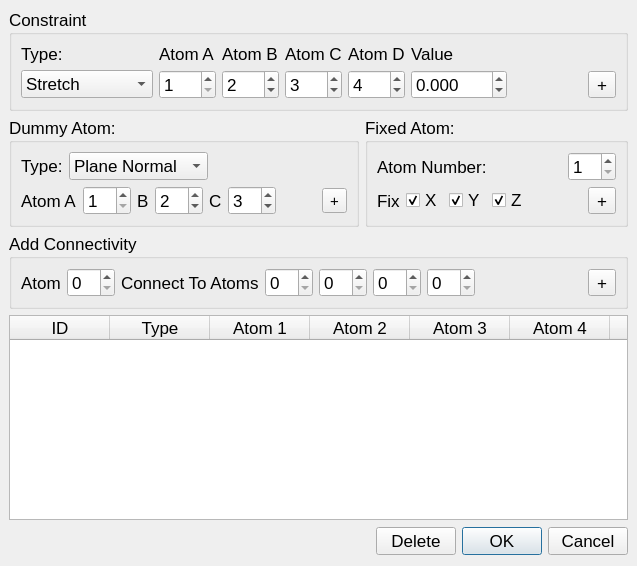
<ui version="4.0" >
 <author></author>
 <comment></comment>
 <exportmacro></exportmacro>
 <class>Dialog</class>
 <widget class="QDialog" name="Dialog" >
  <property name="geometry" >
   <rect>
    <x>0</x>
    <y>0</y>
    <width>637</width>
    <height>566</height>
   </rect>
  </property>
  <property name="sizePolicy" >
   <sizepolicy>
    <hsizetype>0</hsizetype>
    <vsizetype>0</vsizetype>
    <horstretch>0</horstretch>
    <verstretch>0</verstretch>
   </sizepolicy>
  </property>
  <property name="font" >
   <font>
    <family>Lucida Grande</family>
    <pointsize>13</pointsize>
    <weight>50</weight>
    <italic>false</italic>
    <bold>false</bold>
    <underline>false</underline>
    <strikeout>false</strikeout>
   </font>
  </property>
  <property name="windowTitle" >
   <string>Edit Constraints</string>
  </property>
  <layout class="QVBoxLayout" >
   <property name="margin" >
    <number>9</number>
   </property>
   <property name="spacing" >
    <number>6</number>
   </property>
   <item>
    <widget class="QGroupBox" name="groupBox" >
     <property name="title" >
      <string>Constraint</string>
     </property>
     <layout class="QGridLayout" >
      <property name="margin" >
       <number>9</number>
      </property>
      <property name="spacing" >
       <number>6</number>
      </property>
      <item row="0" column="5" >
       <widget class="QLabel" name="label_6" >
        <property name="text" >
         <string>Value</string>
        </property>
       </widget>
      </item>
      <item row="1" column="4" >
       <widget class="QSpinBox" name="atom4" >
        <property name="maximum" >
         <number>999</number>
        </property>
        <property name="minimum" >
         <number>1</number>
        </property>
        <property name="value" >
         <number>4</number>
        </property>
       </widget>
      </item>
      <item row="1" column="5" >
       <widget class="QDoubleSpinBox" name="constraintValue" >
        <property name="wrapping" >
         <bool>false</bool>
        </property>
        <property name="decimals" >
         <number>3</number>
        </property>
        <property name="maximum" >
         <double>180</double>
        </property>
        <property name="minimum" >
         <double>-180</double>
        </property>
        <property name="singleStep" >
         <double>0.001</double>
        </property>
       </widget>
      </item>
      <item row="0" column="1" >
       <widget class="QLabel" name="label_2" >
        <property name="text" >
         <string>Atom A</string>
        </property>
       </widget>
      </item>
      <item row="0" column="3" >
       <widget class="QLabel" name="label_4" >
        <property name="text" >
         <string>Atom C</string>
        </property>
       </widget>
      </item>
      <item row="1" column="1" >
       <widget class="QSpinBox" name="atom1" >
        <property name="maximum" >
         <number>999</number>
        </property>
        <property name="minimum" >
         <number>1</number>
        </property>
       </widget>
      </item>
      <item row="0" column="0" >
       <widget class="QLabel" name="label" >
        <property name="text" >
         <string>Type:</string>
        </property>
       </widget>
      </item>
      <item row="1" column="0" >
       <widget class="QComboBox" name="constraintType" >
        <item>
         <property name="text" >
          <string>Stretch</string>
         </property>
        </item>
        <item>
         <property name="text" >
          <string>Bend</string>
         </property>
        </item>
        <item>
         <property name="text" >
          <string>Out of plane</string>
         </property>
        </item>
        <item>
         <property name="text" >
          <string>Dihedral</string>
         </property>
        </item>
        <item>
         <property name="text" >
          <string>Co-planar</string>
         </property>
        </item>
        <item>
         <property name="text" >
          <string>Perpendicular</string>
         </property>
        </item>
       </widget>
      </item>
      <item row="1" column="7" >
       <widget class="QToolButton" name="addConstraint" >
        <property name="text" >
         <string>+</string>
        </property>
        <property name="icon" >
         <iconset>resources/icons/plus.png</iconset>
        </property>
       </widget>
      </item>
      <item row="1" column="2" >
       <widget class="QSpinBox" name="atom2" >
        <property name="maximum" >
         <number>999</number>
        </property>
        <property name="minimum" >
         <number>1</number>
        </property>
        <property name="value" >
         <number>2</number>
        </property>
       </widget>
      </item>
      <item row="0" column="4" >
       <widget class="QLabel" name="label_5" >
        <property name="text" >
         <string>Atom D</string>
        </property>
       </widget>
      </item>
      <item row="0" column="2" >
       <widget class="QLabel" name="label_3" >
        <property name="text" >
         <string>Atom B</string>
        </property>
       </widget>
      </item>
      <item row="1" column="3" >
       <widget class="QSpinBox" name="atom3" >
        <property name="maximum" >
         <number>999</number>
        </property>
        <property name="minimum" >
         <number>1</number>
        </property>
        <property name="value" >
         <number>3</number>
        </property>
       </widget>
      </item>
      <item row="1" column="6" >
       <spacer>
        <property name="orientation" >
         <enum>Qt::Horizontal</enum>
        </property>
        <property name="sizeHint" >
         <size>
          <width>40</width>
          <height>20</height>
         </size>
        </property>
       </spacer>
      </item>
     </layout>
    </widget>
   </item>
   <item>
    <layout class="QHBoxLayout" >
     <property name="margin" >
      <number>0</number>
     </property>
     <property name="spacing" >
      <number>6</number>
     </property>
     <item>
      <widget class="QGroupBox" name="groupBox_3" >
       <property name="title" >
        <string>Dummy Atom:</string>
       </property>
       <layout class="QVBoxLayout" >
        <property name="margin" >
         <number>9</number>
        </property>
        <property name="spacing" >
         <number>6</number>
        </property>
        <item>
         <layout class="QHBoxLayout" >
          <property name="margin" >
           <number>0</number>
          </property>
          <property name="spacing" >
           <number>6</number>
          </property>
          <item>
           <widget class="QLabel" name="label_8" >
            <property name="text" >
             <string>Type:</string>
            </property>
           </widget>
          </item>
          <item>
           <widget class="QComboBox" name="dummyType" >
            <item>
             <property name="text" >
              <string>Plane Normal</string>
             </property>
            </item>
            <item>
             <property name="text" >
              <string>Angle Bisector</string>
             </property>
            </item>
           </widget>
          </item>
          <item>
           <spacer>
            <property name="orientation" >
             <enum>Qt::Horizontal</enum>
            </property>
            <property name="sizeHint" >
             <size>
              <width>40</width>
              <height>20</height>
             </size>
            </property>
           </spacer>
          </item>
         </layout>
        </item>
        <item>
         <layout class="QHBoxLayout" >
          <property name="margin" >
           <number>0</number>
          </property>
          <property name="spacing" >
           <number>6</number>
          </property>
          <item>
           <widget class="QLabel" name="label_9" >
            <property name="text" >
             <string>Atom A</string>
            </property>
           </widget>
          </item>
          <item>
           <widget class="QSpinBox" name="dAtom1" >
            <property name="minimum" >
             <number>1</number>
            </property>
           </widget>
          </item>
          <item>
           <widget class="QLabel" name="label_10" >
            <property name="text" >
             <string>B</string>
            </property>
           </widget>
          </item>
          <item>
           <widget class="QSpinBox" name="dAtom2" >
            <property name="minimum" >
             <number>1</number>
            </property>
            <property name="value" >
             <number>2</number>
            </property>
           </widget>
          </item>
          <item>
           <widget class="QLabel" name="label_11" >
            <property name="text" >
             <string>C</string>
            </property>
           </widget>
          </item>
          <item>
           <widget class="QSpinBox" name="dAtom3" >
            <property name="minimum" >
             <number>1</number>
            </property>
            <property name="value" >
             <number>3</number>
            </property>
           </widget>
          </item>
          <item>
           <spacer>
            <property name="orientation" >
             <enum>Qt::Horizontal</enum>
            </property>
            <property name="sizeHint" >
             <size>
              <width>40</width>
              <height>20</height>
             </size>
            </property>
           </spacer>
          </item>
          <item>
           <widget class="QToolButton" name="addDummyAtom" >
            <property name="font" >
             <font>
              <family>Lucida Grande</family>
              <pointsize>11</pointsize>
              <weight>50</weight>
              <italic>false</italic>
              <bold>false</bold>
              <underline>false</underline>
              <strikeout>false</strikeout>
             </font>
            </property>
            <property name="text" >
             <string>+</string>
            </property>
            <property name="icon" >
             <iconset>resources/icons/plus.png</iconset>
            </property>
           </widget>
          </item>
         </layout>
        </item>
       </layout>
      </widget>
     </item>
     <item>
      <widget class="QGroupBox" name="groupBox_2" >
       <property name="title" >
        <string>Fixed Atom:</string>
       </property>
       <layout class="QVBoxLayout" >
        <property name="margin" >
         <number>9</number>
        </property>
        <property name="spacing" >
         <number>6</number>
        </property>
        <item>
         <layout class="QHBoxLayout" >
          <property name="margin" >
           <number>0</number>
          </property>
          <property name="spacing" >
           <number>6</number>
          </property>
          <item>
           <widget class="QLabel" name="label_7" >
            <property name="text" >
             <string>Atom Number:</string>
            </property>
           </widget>
          </item>
          <item>
           <spacer>
            <property name="orientation" >
             <enum>Qt::Horizontal</enum>
            </property>
            <property name="sizeHint" >
             <size>
              <width>40</width>
              <height>20</height>
             </size>
            </property>
           </spacer>
          </item>
          <item>
           <widget class="QSpinBox" name="fixedAtom" >
            <property name="minimum" >
             <number>1</number>
            </property>
           </widget>
          </item>
         </layout>
        </item>
        <item>
         <layout class="QHBoxLayout" >
          <property name="margin" >
           <number>0</number>
          </property>
          <property name="spacing" >
           <number>6</number>
          </property>
          <item>
           <widget class="QLabel" name="label_14" >
            <property name="text" >
             <string>Fix</string>
            </property>
           </widget>
          </item>
          <item>
           <widget class="QCheckBox" name="fixX" >
            <property name="text" >
             <string>X</string>
            </property>
            <property name="checked" >
             <bool>true</bool>
            </property>
           </widget>
          </item>
          <item>
           <widget class="QCheckBox" name="fixY" >
            <property name="text" >
             <string>Y</string>
            </property>
            <property name="checked" >
             <bool>true</bool>
            </property>
           </widget>
          </item>
          <item>
           <widget class="QCheckBox" name="fixZ" >
            <property name="text" >
             <string>Z</string>
            </property>
            <property name="checked" >
             <bool>true</bool>
            </property>
           </widget>
          </item>
          <item>
           <spacer>
            <property name="orientation" >
             <enum>Qt::Horizontal</enum>
            </property>
            <property name="sizeHint" >
             <size>
              <width>40</width>
              <height>20</height>
             </size>
            </property>
           </spacer>
          </item>
          <item>
           <widget class="QToolButton" name="addFixedAtom" >
            <property name="text" >
             <string>+</string>
            </property>
            <property name="icon" >
             <iconset>resources/icons/plus.png</iconset>
            </property>
           </widget>
          </item>
         </layout>
        </item>
       </layout>
      </widget>
     </item>
    </layout>
   </item>
   <item>
    <widget class="QGroupBox" name="groupBox_4" >
     <property name="title" >
      <string>Add Connectivity</string>
     </property>
     <layout class="QHBoxLayout" >
      <property name="margin" >
       <number>9</number>
      </property>
      <property name="spacing" >
       <number>6</number>
      </property>
      <item>
       <widget class="QLabel" name="label_13" >
        <property name="text" >
         <string>Atom</string>
        </property>
       </widget>
      </item>
      <item>
       <widget class="QSpinBox" name="targetAtom" />
      </item>
      <item>
       <widget class="QLabel" name="label_12" >
        <property name="text" >
         <string>Connect To Atoms</string>
        </property>
       </widget>
      </item>
      <item>
       <widget class="QSpinBox" name="cAtom1" />
      </item>
      <item>
       <widget class="QSpinBox" name="cAtom2" />
      </item>
      <item>
       <widget class="QSpinBox" name="cAtom3" />
      </item>
      <item>
       <widget class="QSpinBox" name="cAtom4" />
      </item>
      <item>
       <spacer>
        <property name="orientation" >
         <enum>Qt::Horizontal</enum>
        </property>
        <property name="sizeHint" >
         <size>
          <width>40</width>
          <height>20</height>
         </size>
        </property>
       </spacer>
      </item>
      <item>
       <widget class="QToolButton" name="addConnectivityButton" >
        <property name="text" >
         <string>+</string>
        </property>
        <property name="icon" >
         <iconset>resources/icons/plus.png</iconset>
        </property>
       </widget>
      </item>
     </layout>
    </widget>
   </item>
   <item>
    <widget class="QTableWidget" name="constraintTable" >
     <property name="horizontalScrollBarPolicy" >
      <enum>Qt::ScrollBarAlwaysOff</enum>
     </property>
     <property name="editTriggers" >
      <set>QAbstractItemView::NoEditTriggers</set>
     </property>
     <property name="alternatingRowColors" >
      <bool>true</bool>
     </property>
     <property name="selectionMode" >
      <enum>QAbstractItemView::SingleSelection</enum>
     </property>
     <property name="selectionBehavior" >
      <enum>QAbstractItemView::SelectRows</enum>
     </property>
     <property name="showGrid" >
      <bool>false</bool>
     </property>
     <property name="gridStyle" >
      <enum>Qt::NoPen</enum>
     </property>
     <property name="sortingEnabled" >
      <bool>false</bool>
     </property>
     <column>
      <property name="text" >
       <string>ID</string>
      </property>
     </column>
     <column>
      <property name="text" >
       <string>Type</string>
      </property>
     </column>
     <column>
      <property name="text" >
       <string>Atom 1</string>
      </property>
     </column>
     <column>
      <property name="text" >
       <string>Atom 2</string>
      </property>
     </column>
     <column>
      <property name="text" >
       <string>Atom 3</string>
      </property>
     </column>
     <column>
      <property name="text" >
       <string>Atom 4</string>
      </property>
     </column>
     <column>
      <property name="text" >
       <string>Value</string>
      </property>
     </column>
    </widget>
   </item>
   <item>
    <layout class="QHBoxLayout" >
     <property name="margin" >
      <number>0</number>
     </property>
     <property name="spacing" >
      <number>6</number>
     </property>
     <item>
      <spacer>
       <property name="orientation" >
        <enum>Qt::Horizontal</enum>
       </property>
       <property name="sizeHint" >
        <size>
         <width>131</width>
         <height>31</height>
        </size>
       </property>
      </spacer>
     </item>
     <item>
      <widget class="QPushButton" name="deleteButton" >
       <property name="text" >
        <string>Delete</string>
       </property>
      </widget>
     </item>
     <item>
      <widget class="QPushButton" name="okButton" >
       <property name="text" >
        <string>OK</string>
       </property>
       <property name="default" >
        <bool>true</bool>
       </property>
      </widget>
     </item>
     <item>
      <widget class="QPushButton" name="cancelButton" >
       <property name="text" >
        <string>Cancel</string>
       </property>
      </widget>
     </item>
    </layout>
   </item>
  </layout>
 </widget>
 <pixmapfunction></pixmapfunction>
 <tabstops>
  <tabstop>constraintType</tabstop>
  <tabstop>atom1</tabstop>
  <tabstop>atom2</tabstop>
  <tabstop>atom3</tabstop>
  <tabstop>atom4</tabstop>
  <tabstop>constraintValue</tabstop>
  <tabstop>addConstraint</tabstop>
  <tabstop>fixedAtom</tabstop>
  <tabstop>fixX</tabstop>
  <tabstop>fixY</tabstop>
  <tabstop>fixZ</tabstop>
  <tabstop>addFixedAtom</tabstop>
  <tabstop>dummyType</tabstop>
  <tabstop>dAtom1</tabstop>
  <tabstop>dAtom2</tabstop>
  <tabstop>dAtom3</tabstop>
  <tabstop>addDummyAtom</tabstop>
  <tabstop>constraintTable</tabstop>
  <tabstop>deleteButton</tabstop>
  <tabstop>okButton</tabstop>
  <tabstop>cancelButton</tabstop>
 </tabstops>
 <resources/>
 <connections>
  <connection>
   <sender>okButton</sender>
   <signal>clicked()</signal>
   <receiver>Dialog</receiver>
   <slot>accept()</slot>
   <hints>
    <hint type="sourcelabel" >
     <x>278</x>
     <y>253</y>
    </hint>
    <hint type="destinationlabel" >
     <x>96</x>
     <y>254</y>
    </hint>
   </hints>
  </connection>
  <connection>
   <sender>cancelButton</sender>
   <signal>clicked()</signal>
   <receiver>Dialog</receiver>
   <slot>reject()</slot>
   <hints>
    <hint type="sourcelabel" >
     <x>369</x>
     <y>253</y>
    </hint>
    <hint type="destinationlabel" >
     <x>179</x>
     <y>282</y>
    </hint>
   </hints>
  </connection>
 </connections>
</ui>
